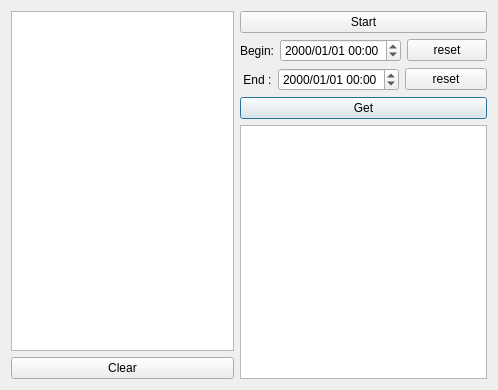
<?xml version="1.0" encoding="UTF-8"?>
<ui version="4.0">
 <class>Dialog</class>
 <widget class="QDialog" name="Dialog">
  <property name="geometry">
   <rect>
    <x>0</x>
    <y>0</y>
    <width>498</width>
    <height>390</height>
   </rect>
  </property>
  <property name="windowTitle">
   <string>Dialog</string>
  </property>
  <layout class="QHBoxLayout" name="horizontalLayout_4">
   <item>
    <layout class="QVBoxLayout" name="verticalLayout_2">
     <item>
      <widget class="QListWidget" name="lwContent"/>
     </item>
     <item>
      <widget class="QPushButton" name="pbClear">
       <property name="text">
        <string>Clear</string>
       </property>
      </widget>
     </item>
    </layout>
   </item>
   <item>
    <layout class="QVBoxLayout" name="verticalLayout">
     <item>
      <layout class="QHBoxLayout" name="horizontalLayout_2">
       <item>
        <widget class="QPushButton" name="pbStart">
         <property name="text">
          <string>Start</string>
         </property>
         <property name="autoDefault">
          <bool>false</bool>
         </property>
        </widget>
       </item>
      </layout>
     </item>
     <item>
      <layout class="QHBoxLayout" name="horizontalLayout">
       <item>
        <widget class="QLabel" name="label">
         <property name="text">
          <string>Begin:</string>
         </property>
        </widget>
       </item>
       <item>
        <widget class="QDateTimeEdit" name="dteStart">
         <property name="displayFormat">
          <string>yyyy/MM/dd HH:mm</string>
         </property>
         <property name="calendarPopup">
          <bool>false</bool>
         </property>
        </widget>
       </item>
       <item>
        <widget class="QPushButton" name="pbResetStart">
         <property name="sizePolicy">
          <sizepolicy hsizetype="Expanding" vsizetype="Fixed">
           <horstretch>0</horstretch>
           <verstretch>0</verstretch>
          </sizepolicy>
         </property>
         <property name="text">
          <string>reset</string>
         </property>
        </widget>
       </item>
      </layout>
     </item>
     <item>
      <layout class="QHBoxLayout" name="horizontalLayout_3">
       <item>
        <widget class="QLabel" name="label_2">
         <property name="text">
          <string> End :</string>
         </property>
        </widget>
       </item>
       <item>
        <widget class="QDateTimeEdit" name="dteEnd">
         <property name="displayFormat">
          <string>yyyy/MM/dd HH:mm</string>
         </property>
         <property name="calendarPopup">
          <bool>false</bool>
         </property>
        </widget>
       </item>
       <item>
        <widget class="QPushButton" name="pbResetEnd">
         <property name="sizePolicy">
          <sizepolicy hsizetype="Expanding" vsizetype="Fixed">
           <horstretch>0</horstretch>
           <verstretch>0</verstretch>
          </sizepolicy>
         </property>
         <property name="text">
          <string>reset</string>
         </property>
        </widget>
       </item>
      </layout>
     </item>
     <item>
      <widget class="QPushButton" name="pbGet">
       <property name="maximumSize">
        <size>
         <width>16777215</width>
         <height>50</height>
        </size>
       </property>
       <property name="text">
        <string>Get</string>
       </property>
       <property name="default">
        <bool>true</bool>
       </property>
      </widget>
     </item>
     <item>
      <widget class="QPlainTextEdit" name="pteShow">
       <property name="readOnly">
        <bool>true</bool>
       </property>
      </widget>
     </item>
    </layout>
   </item>
  </layout>
 </widget>
 <layoutdefault spacing="6" margin="11"/>
 <resources/>
 <connections/>
</ui>
